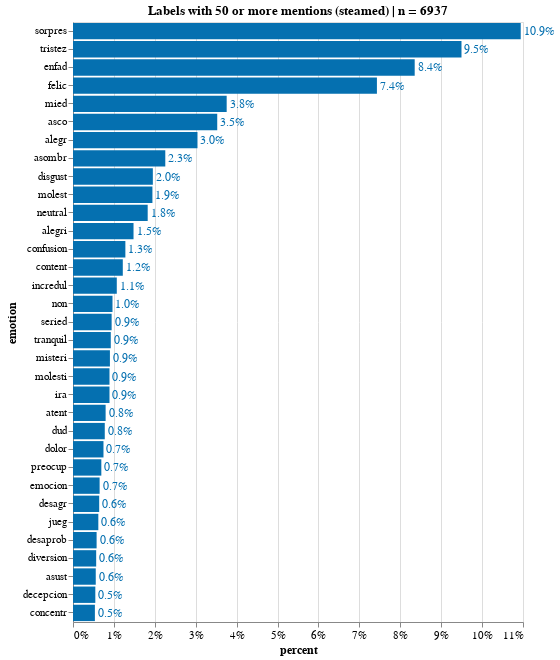

This figure's notebook cell:
### Code cell
source = df_emo_overall[df_emo_overall['counts'] > 50]
title = 'Labels with 50 or more mentions (steamed) | n = '+ source['counts'].sum().astype(str)
X, Y = 'percent:Q', 'emotion:N'
w, h= 450, 600
txs, ls, ts = 12, 11, 12

chart_overall_per = simple_per_bar(source, title=title, X=X, Y=Y, width=w, height=h, text_size = txs, label_size = ls, title_size=ts)
chart_overall_per.display(renderer='svg')

### Figure 1 — Vega-Lite specification as saved in the notebook (floating-point values rounded to 4 significant figures)
{"config": {"view": {"continuousWidth": 400, "continuousHeight": 300}, "axis": {"labelFontSize": 11, "titleFontSize": 12}}, "layer": [{"mark": "bar", "encoding": {"color": {"condition": {"value": "orange", "test": "(datum.emotion === null)"}, "value": "#0570b0"}, "x": {"type": "quantitative", "axis": {"format": ".0%"}, "field": "percent"}, "y": {"type": "nominal", "field": "emotion", "sort": "-x"}}, "title": "Labels with 50 or more mentions (steamed) | n = 6937"}, {"mark": {"type": "text", "align": "left", "baseline": "middle", "dx": 3, "fontSize": 12}, "encoding": {"color": {"condition": {"value": "orange", "test": "(datum.emotion === null)"}, "value": "#0570b0"}, "text": {"type": "quantitative", "field": "percent", "format": ".1%"}, "x": {"type": "quantitative", "axis": {"format": ".0%"}, "field": "percent"}, "y": {"type": "nominal", "field": "emotion", "sort": "-x"}}, "title": "Labels with 50 or more mentions (steamed) | n = 6937"}], "data": {"name": "data-a9f560cdb077458606a84d60046a5069"}, "height": 600, "width": 450, "$schema": "https://vega.github.io/schema/vega-lite/v4.8.1.json", "datasets": {"data-a9f560cdb077458606a84d60046a5069": [{"counts": 1043, "emotion": "sorpres", "percent": 0.1094}, {"counts": 905, "emotion": "tristez", "percent": 0.09496}, {"counts": 796, "emotion": "enfad", "percent": 0.08353}, {"counts": 708, "emotion": "felic", "percent": 0.07429}, {"counts": 358, "emotion": "mied", "percent": 0.03757}, {"counts": 336, "emotion": "asco", "percent": 0.03526}, {"counts": 290, "emotion": "alegr", "percent": 0.03043}, {"counts": 215, "emotion": "asombr", "percent": 0.02256}, {"counts": 186, "emotion": "disgust", "percent": 0.01952}, {"counts": 185, "emotion": "molest", "percent": 0.01941}, {"counts": 174, "emotion": "neutral", "percent": 0.01826}, {"counts": 141, "emotion": "alegri", "percent": 0.0148}, {"counts": 122, "emotion": "confusion", "percent": 0.0128}, {"counts": 116, "emotion": "content", "percent": 0.01217}, {"counts": 102, "emotion": "incredul", "percent": 0.0107}, {"counts": 92, "emotion": "non", "percent": 0.009654}, {"counts": 90, "emotion": "seried", "percent": 0.009444}, {"counts": 88, "emotion": "tranquil", "percent": 0.009234}, {"counts": 86, "emotion": "misteri", "percent": 0.009024}, {"counts": 85, "emotion": "molesti", "percent": 0.008919}, {"counts": 85, "emotion": "ira", "percent": 0.008919}, {"counts": 76, "emotion": "atent", "percent": 0.007975}, {"counts": 74, "emotion": "dud", "percent": 0.007765}, {"counts": 71, "emotion": "dolor", "percent": 0.00745}, {"counts": 66, "emotion": "preocup", "percent": 0.006925}, {"counts": 62, "emotion": "emocion", "percent": 0.006506}, {"counts": 61, "emotion": "desagr", "percent": 0.006401}, {"counts": 59, "emotion": "jueg", "percent": 0.006191}, {"counts": 55, "emotion": "desaprob", "percent": 0.005771}, {"counts": 54, "emotion": "diversion", "percent": 0.005666}, {"counts": 53, "emotion": "asust", "percent": 0.005561}, {"counts": 52, "emotion": "decepcion", "percent": 0.005456}, {"counts": 51, "emotion": "concentr", "percent": 0.005352}]}}
